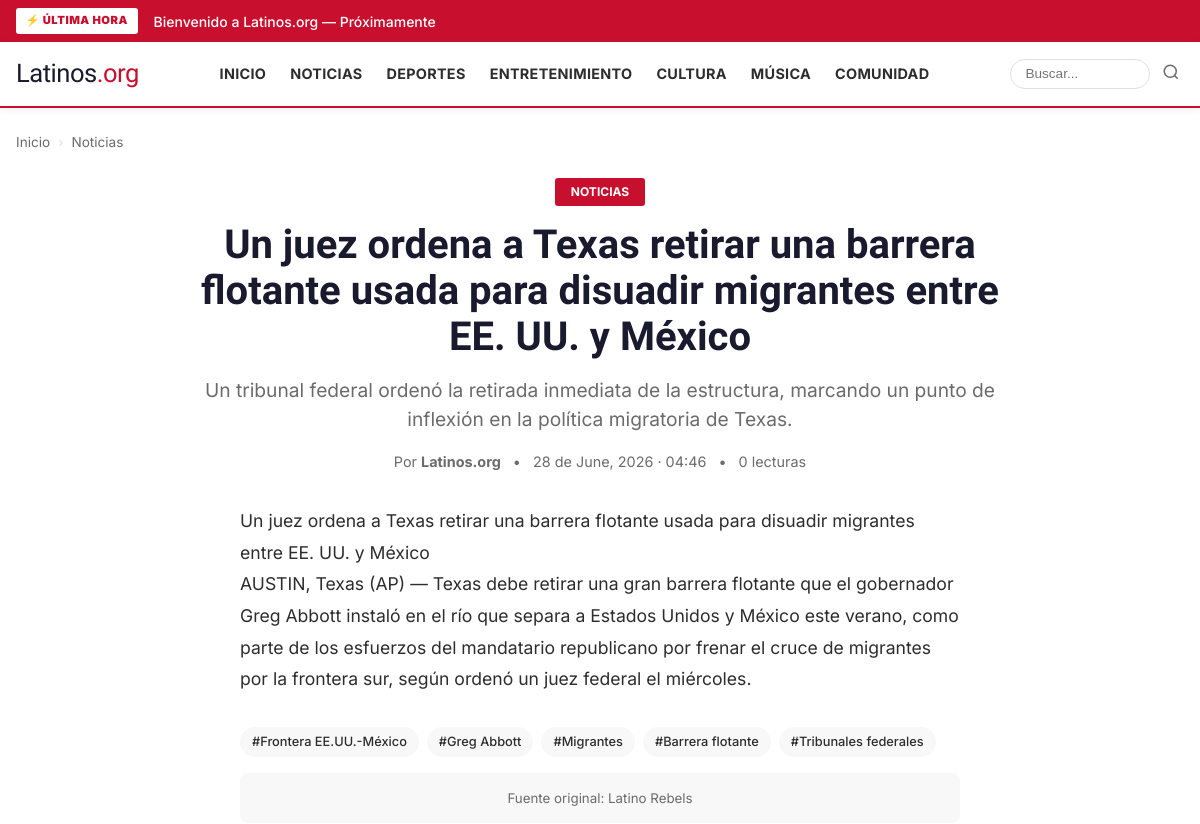
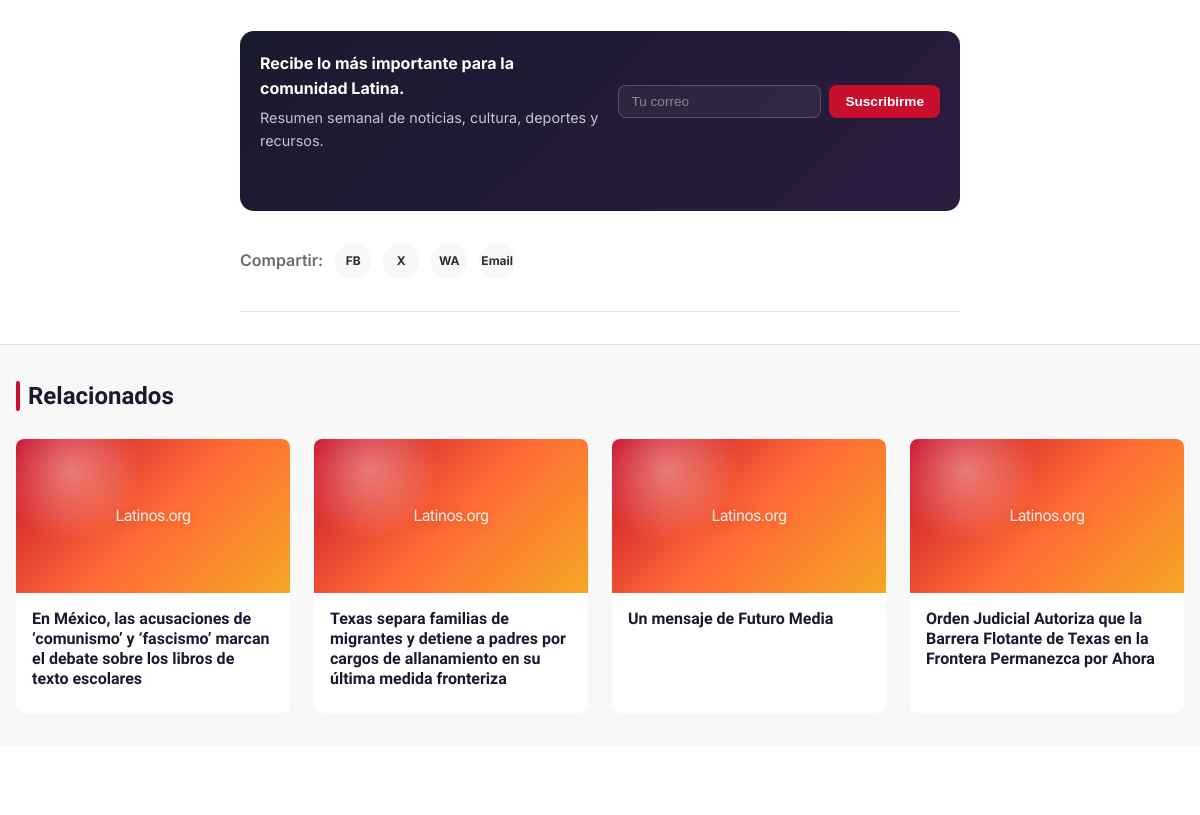
/articulo/juez-ordena-texas-retirar-barrera-flotante-frontera-migrantes (upper part), run on an earlier commit of the app's database (2 pictures, top to bottom).
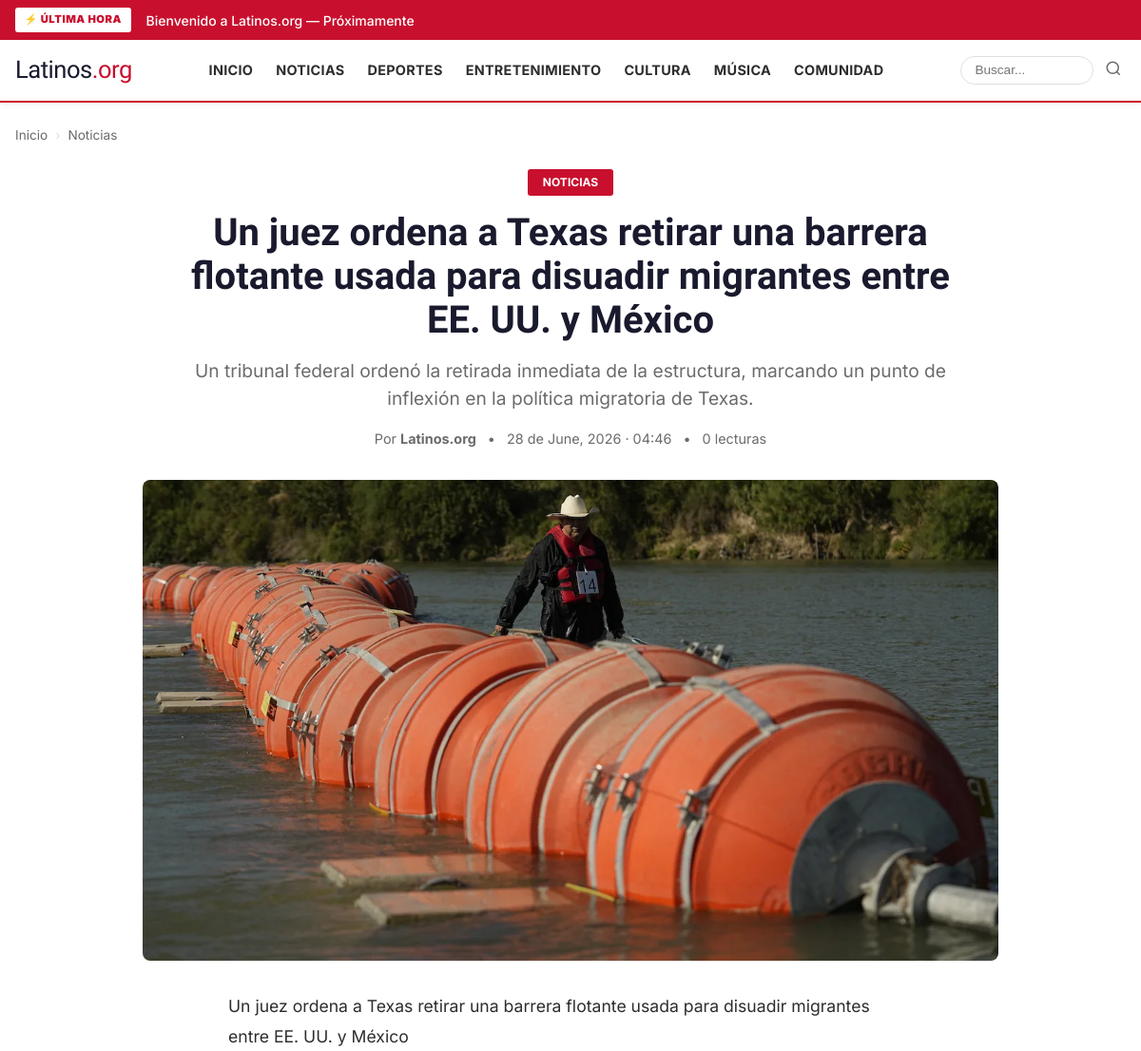
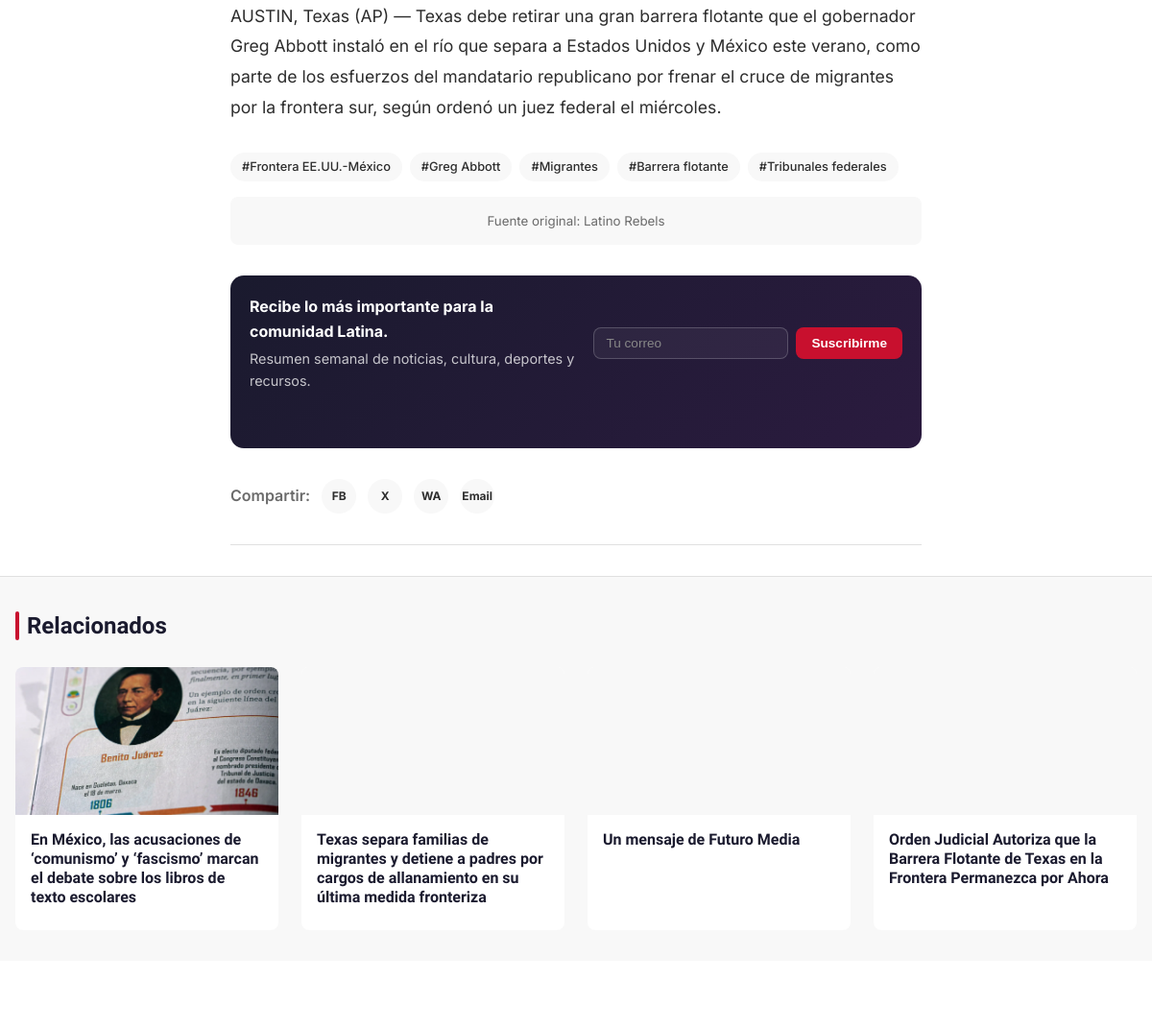
And on a later commit of the database (2 pictures, top to bottom).
### models.py (models this page shows)
class Article(Base):
    __tablename__ = "articles"
    id = Column(Integer, primary_key=True)
    raw_article_id = Column(Integer, ForeignKey("raw_articles.id"), nullable=True)
    category_id = Column(Integer, ForeignKey("categories.id"), nullable=True)
    title = Column(Text, nullable=False)
    slug = Column(String(300), unique=True, nullable=False, index=True)
    body_markdown = Column(Text, nullable=False)
    body_html = Column(Text)
    excerpt = Column(Text)
    title_en = Column(Text)
    body_markdown_en = Column(Text)
    body_html_en = Column(Text)
    excerpt_en = Column(Text)
    meta_description = Column(String(200))
    tags = Column(Text)  # JSON array
    language = Column(String(10), default="es")  # es, en, bilingual
    author_display = Column(String(200), default="Latinos.org")
    source_credit = Column(String(500))  # Attribution to original source
    image_url = Column(Text)  # Relative path: /static/images/articles/xxx.webp
    image_alt = Column(Text)
    image_credit = Column(String(500))
    quality_score = Column(Float, default=0.0)  # 0.0 to 1.0 from LLM QA step
    content_type = Column(String(50), default="news")  # news, opinion, listicle, feature
    status = Column(String(30), default="draft", index=True)
    created_at = Column(DateTime, default=datetime.utcnow)
    approved_at = Column(DateTime)
    published_at = Column(DateTime, index=True)
    scheduled_for = Column(DateTime)
    view_count = Column(Integer, default=0)
    is_breaking = Column(Boolean, default=False)
    is_featured = Column(Boolean, default=False)
    category_rel = relationship("Category", back_populates="articles")
    raw_article_rel = relationship("RawArticle", back_populates="articles")

### routes.py (the view)
@router.get("/articulo/{slug}", response_class=HTMLResponse)
async def article_page(request: Request, slug: str):
    db: Session = next(get_db())
    article = db.execute(
        select(Article).options(joinedload(Article.category_rel)).where(Article.slug == slug)
    ).scalars().first()
    if not article or article.status != "published":
        raise HTTPException(status_code=404, detail="Artículo no encontrado")
    article.view_count += 1
    db.commit()
    related = []
    if article.category_id:
        related = db.execute(
            select(Article).options(joinedload(Article.category_rel))
            .where(Article.status == "published")
            .where(Article.category_id == article.category_id)
            .where(Article.id != article.id)
            .order_by(desc(Article.published_at))
            .limit(4)
        ).scalars().all()
    categories = db.execute(
        select(Category)
        .where(Category.is_active == True)
        .order_by(Category.display_order)
    ).scalars().all()
    article_url = str(request.url)
    encoded_url = quote_plus(article_url)
    encoded_title = quote_plus(article.title)
    return request.app.state.templates.TemplateResponse("article.html", {
        "request": request,
        "article": article,
        "related": related,
        "categories": categories,
        "share_urls": {
            "facebook": f"https://www.facebook.com/sharer/sharer.php?u={encoded_url}",
            "x": f"https://twitter.com/intent/tweet?text={encoded_title}&url={encoded_url}",
            "whatsapp": f"https://wa.me/?text={encoded_title}%20{encoded_url}",
            "email": f"mailto:?subject={encoded_title}&body={encoded_url}",
        },
    })

### templates/article.html (shortened to what the changed rows need)
{% extends "base.html" %}
{% block content %}
<article class="article-page">
    <div class="container">
        <header class="article-header">
            {% if article.category_rel %}
                <span class="article-category-tag">{{ article.category_rel.name }}</span>
            {% endif %}
            <h1 class="article-title">{{ article.title }}</h1>
            {% if article.excerpt %}
                <p class="article-lead">{{ article.excerpt }}</p>
            {% endif %}
            <div class="article-byline">
                <span>Por <strong>{{ article.author_display }}</strong></span>
                {% if article.published_at %}
                    <span class="separator">•</span>
                    <time>{{ article.published_at.strftime('%d de %B, %Y · %H:%M') }}</time>
                {% endif %}
                <span class="separator">•</span>
                <span>{{ article.view_count or 0 }} lecturas</span>
            </div>
        </header>
        {% if article.image_url %}
        <figure class="article-featured-image">
            <img src="{{ article.image_url }}" alt="{{ article.image_alt or article.title }}" width="1200" height="675" loading="eager" decoding="async" fetchpriority="high">
        </figure>
        {% endif %}
        <div class="article-body">
            {% if article.body_html %}
                {{ article.body_html | safe }}
            {% else %}
                {{ article.body_markdown | markdown | safe }}
            {% endif %}
        </div>
        {% if article.source_credit %}
        <div class="source-credit">
            <small>Fuente original: {{ article.source_credit }}</small>
        </div>
        {% endif %}
    </div>
    {% if related %}
    <section class="related-section">
        <div class="container">
            <h2 class="section-title">Relacionados</h2>
            <div class="category-grid">
                {% for a in related %}
                    <a href="/articulo/{{ a.slug }}" class="article-card">
                        <div class="card-image">
                            {% if a.image_url %}
                                <img src="{{ a.image_url }}" alt="{{ a.image_alt or a.title }}" width="640" height="360" loading="lazy" decoding="async">
                            {% else %}
                                <div class="card-image-placeholder"></div>
                            {% endif %}
                        </div>
                        <div class="card-body">
                            <h3 class="card-title">{{ a.title }}</h3>
                        </div>
                    </a>
                {% endfor %}
            </div>
        </div>
    </section>
    {% endif %}
</article>
{% endblock %}

What changed in the data, as far as the page shows it:
changed Article "Latinos.org": image_url: picture added
changed Article (number 2 of 5 on the later page): image_url: picture added
changed Article (number 3 of 5 on the later page): image_url: picture added
changed Article "Un mensaje de Futuro Media": image_url: picture added
changed Article (number 5 of 5 on the later page): image_url: picture added
